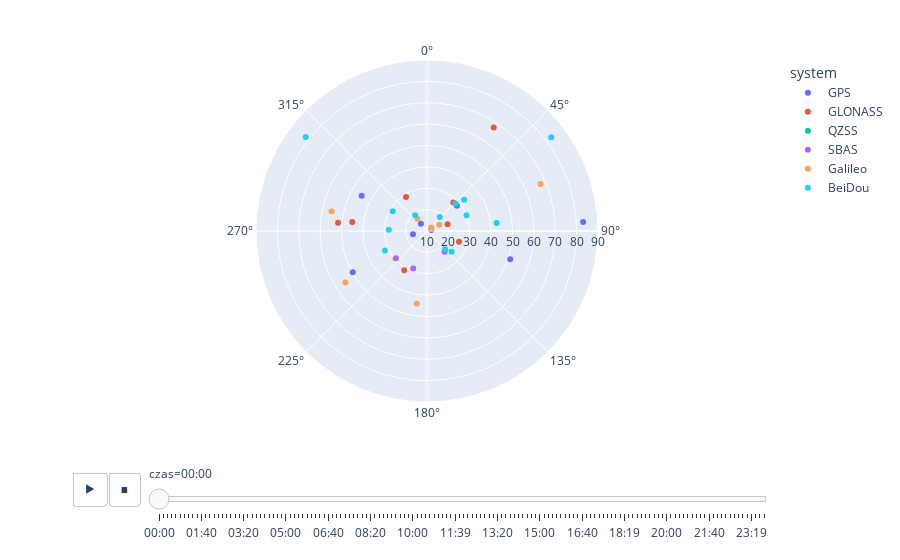

The cell this chart's notebook holds for it:
### Code cell
import plotly.express as px

print(sat_data['czas'])

fig = px.scatter_polar(
    df, r='elewacja', theta='azymut',
    color='system', animation_frame='czas', range_r=[maska, 90])

fig.show()

### Figure 1 — Plotly figure (JSON) as saved in the notebook; plotly's stock layout.template omitted (floating-point values rounded to 4 significant figures)
{"data": [{"hovertemplate": "system=GPS<br>czas=00:00<br>elewacja=%{r}<br>azymut=%{theta}<extra></extra>", "legendgroup": "GPS", "marker": {"color": "#636efa", "symbol": "circle"}, "mode": "markers", "name": "GPS", "r": [3.591, 51.1, 83.16, -39.36, 44.75, 3.598, -33.65, 49.7, -50.78, 14.41, -11.0, -49.44, -34.15, -71.77, -1.01, 6.982, -66.25, 16.76, -10.26, -7.228, -33.65, -76.49, -65.22, -3.064, 12.07, -39.91, 7.821, -14.49, -20.74, 28.31, -28.9], "showlegend": true, "subplot": "polar", "theta": [166.6, 108.7, 86.74, 293.3, 298.4, 190.7, 154.3, 241.0, 112.4, 319.6, 327.2, 239.6, 218.7, 252.7, 105.7, 235.5, 24.35, 256.8, 298.5, 160.8, 241.9, 114.7, 324.3, 353.9, 78.37, 120.1, 33.9, 19.28, 206.2, 49.82, 62.45], "type": "scatterpolar"}, {"hovertemplate": "system=GLONASS<br>czas=00:00<br>elewacja=%{r}<br>azymut=%{theta}<extra></extra>", "legendgroup": "GLONASS", "marker": {"color": "#EF553B", "symbol": "circle"}, "mode": "markers", "name": "GLONASS", "r": [20.13, 67.6, 45.26, 0.2518, -38.44, -78.7, -60.37, -26.11, -25.64, 0.1777, 28.16, 25.79, 1.95, -30.65, -50.77, -48.8, 31.22, 51.8, 28.63, -18.18, -52.54, -66.18, -44.14, -8.089], "showlegend": true, "subplot": "polar", "theta": [71.99, 32.83, 276.9, 261.5, 251.6, 202.9, 95.25, 81.44, 332.0, 358.6, 42.7, 108.4, 146.4, 183.0, 227.5, 288.1, 210.1, 275.3, 328.3, 358.2, 29.62, 99.34, 155.2, 180.3], "type": "scatterpolar"}, {"hovertemplate": "system=QZSS<br>czas=00:00<br>elewacja=%{r}<br>azymut=%{theta}<extra></extra>", "legendgroup": "QZSS", "marker": {"color": "#00cc96", "symbol": "circle"}, "mode": "markers", "name": "QZSS", "r": [-0.08246, -53.98, -19.71, -18.0], "showlegend": true, "subplot": "polar", "theta": [50.35, 78.66, 84.76, 77.15], "type": "scatterpolar"}, {"hovertemplate": "system=SBAS<br>czas=00:00<br>elewacja=%{r}<br>azymut=%{theta}<extra></extra>", "legendgroup": "SBAS", "marker": {"color": "#ab63fa", "symbol": "circle"}, "mode": "markers", "name": "SBAS", "r": [-13.61, -16.73, 29.36, -30.05, 22.72, 8.236, -49.08, -23.7, -43.68, 28.66, 7.681, -30.97], "showlegend": true, "subplot": "polar", "theta": [280.3, 299.7, 228.9, 65.84, 139.6, 112.8, 346.2, 294.9, 339.6, 200.2, 251.5, 301.3], "type": "scatterpolar"}, {"hovertemplate": "system=Galileo<br>czas=00:00<br>elewacja=%{r}<br>azymut=%{theta}<extra></extra>", "legendgroup": "Galileo", "marker": {"color": "#FFA15A", "symbol": "circle"}, "mode": "markers", "name": "Galileo", "r": [6.135, 16.43, -76.83, -27.25, 55.17, 67.46, -67.19, -42.89, -60.42, -25.5, 44.36, -18.52, 0.7788, -19.66, -33.51, -34.86, 3.189, 12.53, 55.57, -27.09, -10.52, -13.59, 17.32, -37.78, -68.2], "showlegend": true, "subplot": "polar", "theta": [97.92, 62.99, 249.7, 61.15, 237.7, 67.5, 58.04, 351.0, 9.749, 340.8, 188.1, 22.19, 160.4, 175.3, 242.4, 231.7, 2.661, 50.65, 281.6, 183.7, 141.2, 321.8, 321.7, 142.3, 99.21], "type": "scatterpolar"}, {"hovertemplate": "system=BeiDou<br>czas=00:00<br>elewacja=%{r}<br>azymut=%{theta}<extra></extra>", "legendgroup": "BeiDou", "marker": {"color": "#19d3f3", "symbol": "circle"}, "mode": "markers", "name": "BeiDou", "r": [-28.51, 8.409, -8.614, -36.02, 22.06, 32.68, -13.78, 19.21, -9.263, -74.89, 28.5, 81.83, 42.82, -17.63, 27.86, 5.038, -46.9, -23.72, -50.65, -49.83, -52.24, 3.365, -27.93, -7.809, -84.86, 0.5091, 31.67, -0.8747, 29.86, -33.87, 18.92, -24.3, -49.63, -55.96, -26.83, 28.51, -30.15, 25.02, -36.26, 82.82, -26.23, -25.26, 8.971, -8.73, -33.76], "showlegend": true, "subplot": "polar", "theta": [63.23, 111.6, 90.84, 48.57, 135.1, 50.03, 357.1, 322.9, 125.6, 257.4, 46.09, 307.8, 83.4, 268.3, 271.9, 22.26, 307.6, 351.1, 250.7, 119.5, 63.21, 194.8, 160.6, 88.57, 126.4, 343.3, 245.1, 169.0, 68.3, 123.8, 42.36, 85.33, 92.11, 264.5, 12.96, 299.8, 202.5, 130.0, 137.7, 52.96, 222.8, 66.52, 116.1, 90.68, 47.3], "type": "scatterpolar"}], "layout": {"legend": {"title": {"text": "system"}, "tracegroupgap": 0}, "margin": {"t": 60}, "polar": {"angularaxis": {"direction": "clockwise", "rotation": 90}, "domain": {"x": [0, 1], "y": [0, 1]}, "radialaxis": {"range": [10, 90]}}, "sliders": [{"active": 0, "currentvalue": {"prefix": "czas="}, "len": 0.9, "pad": {"b": 10, "t": 60}, "steps": [{"args": [["00:00"], {"frame": {"duration": 0, "redraw": true}, "fromcurrent": true, "mode": "immediate", "transition": {"duration": 0, "easing": "linear"}}], "label": "00:00", "method": "animate"}, {"args": [["00:10"], {"frame": {"duration": 0, "redraw": true}, "fromcurrent": true, "mode": "immediate", "transition": {"duration": 0, "easing": "linear"}}], "label": "00:10", "method": "animate"}, {"args": [["00:20"], {"frame": {"duration": 0, "redraw": true}, "fromcurrent": true, "mode": "immediate", "transition": {"duration": 0, "easing": "linear"}}], "label": "00:20", "method": "animate"}, {"args": [["00:30"], {"frame": {"duration": 0, "redraw": true}, "fromcurrent": true, "mode": "immediate", "transition": {"duration": 0, "easing": "linear"}}], "label": "00:30", "method": "animate"}, {"args": [["00:40"], {"frame": {"duration": 0, "redraw": true}, "fromcurrent": true, "mode": "immediate", "transition": {"duration": 0, "easing": "linear"}}], "label": "00:40", "method": "animate"}, {"args": [["00:50"], {"frame": {"duration": 0, "redraw": true}, "fromcurrent": true, "mode": "immediate", "transition": {"duration": 0, "easing": "linear"}}], "label": "00:50", "method": "animate"}, {"args": [["01:00"], {"frame": {"duration": 0, "redraw": true}, "fromcurrent": true, "mode": "immediate", "transition": {"duration": 0, "easing": "linear"}}], "label": "01:00", "method": "animate"}, {"args": [["01:10"], {"frame": {"duration": 0, "redraw": true}, "fromcurrent": true, "mode": "immediate", "transition": {"duration": 0, "easing": "linear"}}], "label": "01:10", "method": "animate"}, {"args": [["01:19"], {"frame": {"duration": 0, "redraw": true}, "fromcurrent": true, "mode": "immediate", "transition": {"duration": 0, "easing": "linear"}}], "label": "01:19", "method": "animate"}, {"args": [["01:30"], {"frame": {"duration": 0, "redraw": true}, "fromcurrent": true, "mode": "immediate", "transition": {"duration": 0, "easing": "linear"}}], "label": "01:30", "method": "animate"}, {"args": [["01:40"], {"frame": {"duration": 0, "redraw": true}, "fromcurrent": true, "mode": "immediate", "transition": {"duration": 0, "easing": "linear"}}], "label": "01:40", "method": "animate"}, {"args": [["01:49"], {"frame": {"duration": 0, "redraw": true}, "fromcurrent": true, "mode": "immediate", "transition": {"duration": 0, "easing": "linear"}}], "label": "01:49", "method": "animate"}, {"args": [["02:00"], {"frame": {"duration": 0, "redraw": true}, "fromcurrent": true, "mode": "immediate", "transition": {"duration": 0, "easing": "linear"}}], "label": "02:00", "method": "animate"}, {"args": [["02:09"], {"frame": {"duration": 0, "redraw": true}, "fromcurrent": true, "mode": "immediate", "transition": {"duration": 0, "easing": "linear"}}], "label": "02:09", "method": "animate"}, {"args": [["02:20"], {"frame": {"duration": 0, "redraw": true}, "fromcurrent": true, "mode": "immediate", "transition": {"duration": 0, "easing": "linear"}}], "label": "02:20", "method": "animate"}, {"args": [["02:30"], {"frame": {"duration": 0, "redraw": true}, "fromcurrent": true, "mode": "immediate", "transition": {"duration": 0, "easing": "linear"}}], "label": "02:30", "method": "animate"}, {"args": [["02:39"], {"frame": {"duration": 0, "redraw": true}, "fromcurrent": true, "mode": "immediate", "transition": {"duration": 0, "easing": "linear"}}], "label": "02:39", "method": "animate"}, {"args": [["02:50"], {"frame": {"duration": 0, "redraw": true}, "fromcurrent": true, "mode": "immediate", "transition": {"duration": 0, "easing": "linear"}}], "label": "02:50", "method": "animate"}, {"args": [["03:00"], {"frame": {"duration": 0, "redraw": true}, "fromcurrent": true, "mode": "immediate", "transition": {"duration": 0, "easing": "linear"}}], "label": "03:00", "method": "animate"}, {"args": [["03:09"], {"frame": {"duration": 0, "redraw": true}, "fromcurrent": true, "mode": "immediate", "transition": {"duration": 0, "easing": "linear"}}], "label": "03:09", "method": "animate"}, {"args": [["03:20"], {"frame": {"duration": 0, "redraw": true}, "fromcurrent": true, "mode": "immediate", "transition": {"duration": 0, "easing": "linear"}}], "label": "03:20", "method": "animate"}, {"args": [["03:30"], {"frame": {"duration": 0, "redraw": true}, "fromcurrent": true, "mode": "immediate", "transition": {"duration": 0, "easing": "linear"}}], "label": "03:30", "method": "animate"}, {"args": [["03:39"], {"frame": {"duration": 0, "redraw": true}, "fromcurrent": true, "mode": "immediate", "transition": {"duration": 0, "easing": "linear"}}], "label": "03:39", "method": "animate"}, {"args": [["03:50"], {"frame": {"duration": 0, "redraw": true}, "fromcurrent": true, "mode": "immediate", "transition": {"duration": 0, "easing": "linear"}}], "label": "03:50", "method": "animate"}, {"args": [["04:00"], {"frame": {"duration": 0, "redraw": true}, "fromcurrent": true, "mode": "immediate", "transition": {"duration": 0, "easing": "linear"}}], "label": "04:00", "method": "animate"}, {"args": [["04:10"], {"frame": {"duration": 0, "redraw": true}, "fromcurrent": true, "mode": "immediate", "transition": {"duration": 0, "easing": "linear"}}], "label": "04:10", "method": "animate"}, {"args": [["04:19"], {"frame": {"duration": 0, "redraw": true}, "fromcurrent": true, "mode": "immediate", "transition": {"duration": 0, "easing": "linear"}}], "label": "04:19", "method": "animate"}, {"args": [["04:30"], {"frame": {"duration": 0, "redraw": true}, "fromcurrent": true, "mode": "immediate", "transition": {"duration": 0, "easing": "linear"}}], "label": "04:30", "method": "animate"}, {"args": [["04:40"], {"frame": {"duration": 0, "redraw": true}, "fromcurrent": true, "mode": "immediate", "transition": {"duration": 0, "easing": "linear"}}], "label": "04:40", "method": "animate"}, {"args": [["04:49"], {"frame": {"duration": 0, "redraw": true}, "fromcurrent": true, "mode": "immediate", "transition": {"duration": 0, "easing": "linear"}}], "label": "04:49", "method": "animate"}, {"args": [["05:00"], {"frame": {"duration": 0, "redraw": true}, "fromcurrent": true, "mode": "immediate", "transition": {"duration": 0, "easing": "linear"}}], "label": "05:00", "method": "animate"}, {"args": [["05:10"], {"frame": {"duration": 0, "redraw": true}, "fromcurrent": true, "mode": "immediate", "transition": {"duration": 0, "easing": "linear"}}], "label": "05:10", "method": "animate"}, {"args": [["05:19"], {"frame": {"duration": 0, "redraw": true}, "fromcurrent": true, "mode": "immediate", "transition": {"duration": 0, "easing": "linear"}}], "label": "05:19", "method": "animate"}, {"args": [["05:30"], {"frame": {"duration": 0, "redraw": true}, "fromcurrent": true, "mode": "immediate", "transition": {"duration": 0, "easing": "linear"}}], "label": "05:30", "method": "animate"}, {"args": [["05:40"], {"frame": {"duration": 0, "redraw": true}, "fromcurrent": true, "mode": "immediate", "transition": {"duration": 0, "easing": "linear"}}], "label": "05:40", "method": "animate"}, {"args": [["05:49"], {"frame": {"duration": 0, "redraw": true}, "fromcurrent": true, "mode": "immediate", "transition": {"duration": 0, "easing": "linear"}}], "label": "05:49", "method": "animate"}, {"args": [["06:00"], {"frame": {"duration": 0, "redraw": true}, "fromcurrent": true, "mode": "immediate", "transition": {"duration": 0, "easing": "linear"}}], "label": "06:00", "method": "animate"}, {"args": [["06:10"], {"frame": {"duration": 0, "redraw": true}, "fromcurrent": true, "mode": "immediate", "transition": {"duration": 0, "easing": "linear"}}], "label": "06:10", "method": "animate"}, {"args": [["06:19"], {"frame": {"duration": 0, "redraw": true}, "fromcurrent": true, "mode": "immediate", "transition": {"duration": 0, "easing": "linear"}}], "label": "06:19", "method": "animate"}, {"args": [["06:30"], {"frame": {"duration": 0, "redraw": true}, "fromcurrent": true, "mode": "immediate", "transition": {"duration": 0, "easing": "linear"}}], "label": "06:30", "method": "animate"}, {"args": [["06:40"], {"frame": {"duration": 0, "redraw": true}, "fromcurrent": true, "mode": "immediate", "transition": {"duration": 0, "easing": "linear"}}], "label": "06:40", "method": "animate"}, {"args": [["06:49"], {"frame": {"duration": 0, "redraw": true}, "fromcurrent": true, "mode": "immediate", "transition": {"duration": 0, "easing": "linear"}}], "label": "06:49", "method": "animate"}, {"args": [["07:00"], {"frame": {"duration": 0, "redraw": true}, "fromcurrent": true, "mode": "immediate", "transition": {"duration": 0, "easing": "linear"}}], "label": "07:00", "method": "animate"}, {"args": [["07:10"], {"frame": {"duration": 0, "redraw": true}, "fromcurrent": true, "mode": "immediate", "transition": {"duration": 0, "easing": "linear"}}], "label": "07:10", "method": "animate"}, {"args": [["07:19"], {"frame": {"duration": 0, "redraw": true}, "fromcurrent": true, "mode": "immediate", "transition": {"duration": 0, "easing": "linear"}}], "label": "07:19", "method": "animate"}, {"args": [["07:30"], {"frame": {"duration": 0, "redraw": true}, "fromcurrent": true, "mode": "immediate", "transition": {"duration": 0, "easing": "linear"}}], "label": "07:30", "method": "animate"}, {"args": [["07:40"], {"frame": {"duration": 0, "redraw": true}, "fromcurrent": true, "mode": "immediate", "transition": {"duration": 0, "easing": "linear"}}], "label": "07:40", "method": "animate"}, {"args": [["07:49"], {"frame": {"duration": 0, "redraw": true}, "fromcurrent": true, "mode": "immediate", "transition": {"duration": 0, "easing": "linear"}}], "label": "07:49", "method": "animate"}, {"args": [["08:00"], {"frame": {"duration": 0, "redraw": true}, "fromcurrent": true, "mode": "immediate", "transition": {"duration": 0, "easing": "linear"}}], "label": "08:00", "method": "animate"}, {"args": [["08:09"], {"frame": {"duration": 0, "redraw": true}, "fromcurrent": true, "mode": "immediate", "transition": {"duration": 0, "easing": "linear"}}], "label": "08:09", "method": "animate"}, {"args": [["08:20"], {"frame": {"duration": 0, "redraw": true}, "fromcurrent": true, "mode": "immediate", "transition": {"duration": 0, "easing": "linear"}}], "label": "08:20", "method": "animate"}, {"args": [["08:30"], {"frame": {"duration": 0, "redraw": true}, "fromcurrent": true, "mode": "immediate", "transition": {"duration": 0, "easing": "linear"}}], "label": "08:30", "method": "animate"}, {"args": [["08:39"], {"frame": {"duration": 0, "redraw": true}, "fromcurrent": true, "mode": "immediate", "transition": {"duration": 0, "easing": "linear"}}], "label": "08:39", "method": "animate"}, {"args": [["08:50"], {"frame": {"duration": 0, "redraw": true}, "fromcurrent": true, "mode": "immediate", "transition": {"duration": 0, "easing": "linear"}}], "label": "08:50", "method": "animate"}, {"args": [["09:00"], {"frame": {"duration": 0, "redraw": true}, "fromcurrent": true, "mode": "immediate", "transition": {"duration": 0, "easing": "linear"}}], "label": "09:00", "method": "animate"}, {"args": [["09:09"], {"frame": {"duration": 0, "redraw": true}, "fromcurrent": true, "mode": "immediate", "transition": {"duration": 0, "easing": "linear"}}], "label": "09:09", "method": "animate"}, {"args": [["09:20"], {"frame": {"duration": 0, "redraw": true}, "fromcurrent": true, "mode": "immediate", "transition": {"duration": 0, "easing": "linear"}}], "label": "09:20", "method": "animate"}, {"args": [["09:30"], {"frame": {"duration": 0, "redraw": true}, "fromcurrent": true, "mode": "immediate", "transition": {"duration": 0, "easing": "linear"}}], "label": "09:30", "method": "animate"}, {"args": [["09:39"], {"frame": {"duration": 0, "redraw": true}, "fromcurrent": true, "mode": "immediate", "transition": {"duration": 0, "easing": "linear"}}], "label": "09:39", "method": "animate"}, {"args": [["09:50"], {"frame": {"duration": 0, "redraw": true}, "fromcurrent": true, "mode": "immediate", "transition": {"duration": 0, "easing": "linear"}}], "label": "09:50", "method": "animate"}, {"args": [["10:00"], {"frame": {"duration": 0, "redraw": true}, "fromcurrent": true, "mode": "immediate", "transition": {"duration": 0, "easing": "linear"}}], "label": "10:00", "method": "animate"}, {"args": [["10:09"], {"frame": {"duration": 0, "redraw": true}, "fromcurrent": true, "mode": "immediate", "transition": {"duration": 0, "easing": "linear"}}], "label": "10:09", "method": "animate"}, {"args": [["10:20"], {"frame": {"duration": 0, "redraw": true}, "fromcurrent": true, "mode": "immediate", "transition": {"duration": 0, "easing": "linear"}}], "label": "10:20", "method": "animate"}, {"args": [["10:30"], {"frame": {"duration": 0, "redraw": true}, "fromcurrent": true, "mode": "immediate", "transition": {"duration": 0, "easing": "linear"}}], "label": "10:30", "method": "animate"}, {"args": [["10:39"], {"frame": {"duration": 0, "redraw": true}, "fromcurrent": true, "mode": "immediate", "transition": {"duration": 0, "easing": "linear"}}], "label": "10:39", "method": "animate"}, {"args": [["10:50"], {"frame": {"duration": 0, "redraw": true}, "fromcurrent": true, "mode": "immediate", "transition": {"duration": 0, "easing": "linear"}}], "label": "10:50", "method": "animate"}, {"args": [["11:00"], {"frame": {"duration": 0, "redraw": true}, "fromcurrent": true, "mode": "immediate", "transition": {"duration": 0, "easing": "linear"}}], "label": "11:00", "method": "animate"}, {"args": [["11:09"], {"frame": {"duration": 0, "redraw": true}, "fromcurrent": true, "mode": "immediate", "transition": {"duration": 0, "easing": "linear"}}], "label": "11:09", "method": "animate"}, {"args": [["11:20"], {"frame": {"duration": 0, "redraw": true}, "fromcurrent": true, "mode": "immediate", "transition": {"duration": 0, "easing": "linear"}}], "label": "11:20", "method": "animate"}, {"args": [["11:30"], {"frame": {"duration": 0, "redraw": true}, "fromcurrent": true, "mode": "immediate", "transition": {"duration": 0, "easing": "linear"}}], "label": "11:30", "method": "animate"}, {"args": [["11:39"], {"frame": {"duration": 0, "redraw": true}, "fromcurrent": true, "mode": "immediate", "transition": {"duration": 0, "easing": "linear"}}], "label": "11:39", "method": "animate"}, {"args": [["11:50"], {"frame": {"duration": 0, "redraw": true}, "fromcurrent": true, "mode": "immediate", "transition": {"duration": 0, "easing": "linear"}}], "label": "11:50", "method": "animate"}, {"args": [["12:00"], {"frame": {"duration": 0, "redraw": true}, "fromcurrent": true, "mode": "immediate", "transition": {"duration": 0, "easing": "linear"}}], "label": "12:00", "method": "animate"}, {"args": [["12:09"], {"frame": {"duration": 0, "redraw": true}, "fromcurrent": true, "mode": "immediate", "transition": {"duration": 0, "easing": "linear"}}], "label": "12:09", "method": "animate"}, {"args": [["12:20"], {"frame": {"duration": 0, "redraw": true}, "fromcurrent": true, "mode": "immediate", "transition": {"duration": 0, "easing": "linear"}}], "label": "12:20", "method": "animate"}, {"args": [["12:30"], {"frame": {"duration": 0, "redraw": true}, "fromcurrent": true, "mode": "immediate", "transition": {"duration": 0, "easing": "linear"}}], "label": "12:30", "method": "animate"}, {"args": [["12:39"], {"frame": {"duration": 0, "redraw": true}, "fromcurrent": true, "mode": "immediate", "transition": {"duration": 0, "easing": "linear"}}], "label": "12:39", "method": "animate"}, {"args": [["12:50"], {"frame": {"duration": 0, "redraw": true}, "fromcurrent": true, "mode": "immediate", "transition": {"duration": 0, "easing": "linear"}}], "label": "12:50", "method": "animate"}, {"args": [["13:00"], {"frame": {"duration": 0, "redraw": true}, "fromcurrent": true, "mode": "immediate", "transition": {"duration": 0, "easing": "linear"}}], "label": "13:00", "method": "animate"}, {"args": [["13:09"], {"frame": {"duration": 0, "redraw": true}, "fromcurrent": true, "mode": "immediate", "transition": {"duration": 0, "easing": "linear"}}], "label": "13:09", "method": "animate"}, {"args": [["13:20"], {"frame": {"duration": 0, "redraw": true}, "fromcurrent": true, "mode": "immediate", "transition": {"duration": 0, "easing": "linear"}}], "label": "13:20", "method": "animate"}, {"args": [["13:30"], {"frame": {"duration": 0, "redraw": true}, "fromcurrent": true, "mode": "immediate", "transition": {"duration": 0, "easing": "linear"}}], "label": "13:30", "method": "animate"}, {"args": [["13:39"], {"frame": {"duration": 0, "redraw": true}, "fromcurrent": true, "mode": "immediate", "transition": {"duration": 0, "easing": "linear"}}], "label": "13:39", "method": "animate"}, {"args": [["13:50"], {"frame": {"duration": 0, "redraw": true}, "fromcurrent": true, "mode": "immediate", "transition": {"duration": 0, "easing": "linear"}}], "label": "13:50", "method": "animate"}, {"args": [["14:00"], {"frame": {"duration": 0, "redraw": true}, "fromcurrent": true, "mode": "immediate", "transition": {"duration": 0, "easing": "linear"}}], "label": "14:00", "method": "animate"}, {"args": [["14:09"], {"frame": {"duration": 0, "redraw": true}, "fromcurrent": true, "mode": "immediate", "transition": {"duration": 0, "easing": "linear"}}], "label": "14:09", "method": "animate"}, {"args": [["14:20"], {"frame": {"duration": 0, "redraw": true}, "fromcurrent": true, "mode": "immediate", "transition": {"duration": 0, "easing": "linear"}}], "label": "14:20", "method": "animate"}, {"args": [["14:30"], {"frame": {"duration": 0, "redraw": true}, "fromcurrent": true, "mode": "immediate", "transition": {"duration": 0, "easing": "linear"}}], "label": "14:30", "method": "animate"}, {"args": [["14:39"], {"frame": {"duration": 0, "redraw": true}, "fromcurrent": true, "mode": "immediate", "transition": {"duration": 0, "easing": "linear"}}], "label": "14:39", "method": "animate"}, {"args": [["14:50"], {"frame": {"duration": 0, "redraw": true}, "fromcurrent": true, "mode": "immediate", "transition": {"duration": 0, "easing": "linear"}}], "label": "14:50", "method": "animate"}, {"args": [["15:00"], {"frame": {"duration": 0, "redraw": true}, "fromcurrent": true, "mode": "immediate", "transition": {"duration": 0, "easing": "linear"}}], "label": "15:00", "method": "animate"}, {"args": [["15:09"], {"frame": {"duration": 0, "redraw": true}, "fromcurrent": true, "mode": "immediate", "transition": {"duration": 0, "easing": "linear"}}], "label": "15:09", "method": "animate"}, {"args": [["15:20"], {"frame": {"duration": 0, "redraw": true}, "fromcurrent": true, "mode": "immediate", "transition": {"duration": 0, "easing": "linear"}}], "label": "15:20", "method": "animate"}, {"args": [["15:30"], {"frame": {"duration": 0, "redraw": true}, "fromcurrent": true, "mode": "immediate", "transition": {"duration": 0, "easing": "linear"}}], "label": "15:30", "method": "animate"}, {"args": [["15:39"], {"frame": {"duration": 0, "redraw": true}, "fromcurrent": true, "mode": "immediate", "transition": {"duration": 0, "easing": "linear"}}], "label": "15:39", "method": "animate"}, {"args": [["15:50"], {"frame": {"duration": 0, "redraw": true}, "fromcurrent": true, "mode": "immediate", "transition": {"duration": 0, "easing": "linear"}}], "label": "15:50", "method": "animate"}, {"args": [["16:00"], {"frame": {"duration": 0, "redraw": true}, "fromcurrent": true, "mode": "immediate", "transition": {"duration": 0, "easing": "linear"}}], "label": "16:00", "method": "animate"}, {"args": [["16:10"], {"frame": {"duration": 0, "redraw": true}, "fromcurrent": true, "mode": "immediate", "transition": {"duration": 0, "easing": "linear"}}], "label": "16:10", "method": "animate"}, {"args": [["16:19"], {"frame": {"duration": 0, "redraw": true}, "fromcurrent": true, "mode": "immediate", "transition": {"duration": 0, "easing": "linear"}}], "label": "16:19", "method": "animate"}, {"args": [["16:30"], {"frame": {"duration": 0, "redraw": true}, "fromcurrent": true, "mode": "immediate", "transition": {"duration": 0, "easing": "linear"}}], "label": "16:30", "method": "animate"}, {"args": [["16:40"], {"frame": {"duration": 0, "redraw": true}, "fromcurrent": true, "mode": "immediate", "transition": {"duration": 0, "easing": "linear"}}], "label": "16:40", "method": "animate"}, {"args": [["16:49"], {"frame": {"duration": 0, "redraw": true}, "fromcurrent": true, "mode": "immediate", "transition": {"duration": 0, "easing": "linear"}}], "label": "16:49", "method": "animate"}, {"args": [["17:00"], {"frame": {"duration": 0, "redraw": true}, "fromcurrent": true, "mode": "immediate", "transition": {"duration": 0, "easing": "linear"}}], "label": "17:00", "method": "animate"}, {"args": [["17:10"], {"frame": {"duration": 0, "redraw": true}, "fromcurrent": true, "mode": "immediate", "transition": {"duration": 0, "easing": "linear"}}], "label": "17:10", "method": "animate"}, {"args": [["17:19"], {"frame": {"duration": 0, "redraw": true}, "fromcurrent": true, "mode": "immediate", "transition": {"duration": 0, "easing": "linear"}}], "label": "17:19", "method": "animate"}, {"args": [["17:30"], {"frame": {"duration": 0, "redraw": true}, "fromcurrent": true, "mode": "immediate", "transition": {"duration": 0, "easing": "linear"}}], "label": "17:30", "method": "animate"}, {"args": [["17:40"], {"frame": {"duration": 0, "redraw": true}, "fromcurrent": true, "mode": "immediate", "transition": {"duration": 0, "easing": "linear"}}], "label": "17:40", "method": "animate"}, {"args": [["17:49"], {"frame": {"duration": 0, "redraw": true}, "fromcurrent": true, "mode": "immediate", "transition": {"duration": 0, "easing": "linear"}}], "label": "17:49", "method": "animate"}, {"args": [["18:00"], {"frame": {"duration": 0, "redraw": true}, "fromcurrent": true, "mode": "immediate", "transition": {"duration": 0, "easing": "linear"}}], "label": "18:00", "method": "animate"}, {"args": [["18:10"], {"frame": {"duration": 0, "redraw": true}, "fromcurrent": true, "mode": "immediate", "transition": {"duration": 0, "easing": "linear"}}], "label": "18:10", "method": "animate"}, {"args": [["18:19"], {"frame": {"duration": 0, "redraw": true}, "fromcurrent": true, "mode": "immediate", "transition": {"duration": 0, "easing": "linear"}}], "label": "18:19", "method": "animate"}, {"args": [["18:30"], {"frame": {"duration": 0, "redraw": true}, "fromcurrent": true, "mode": "immediate", "transition": {"duration": 0, "easing": "linear"}}], "label": "18:30", "method": "animate"}, {"args": [["18:40"], {"frame": {"duration": 0, "redraw": true}, "fromcurrent": true, "mode": "immediate", "transition": {"duration": 0, "easing": "linear"}}], "label": "18:40", "method": "animate"}, {"args": [["18:49"], {"frame": {"duration": 0, "redraw": true}, "fromcurrent": true, "mode": "immediate", "transition": {"duration": 0, "easing": "linear"}}], "label": "18:49", "method": "animate"}, {"args": [["19:00"], {"frame": {"duration": 0, "redraw": true}, "fromcurrent": true, "mode": "immediate", "transition": {"duration": 0, "easing": "linear"}}], "label": "19:00", "method": "animate"}, {"args": [["19:10"], {"frame": {"duration": 0, "redraw": true}, "fromcurrent": true, "mode": "immediate", "transition": {"duration": 0, "easing": "linear"}}], "label": "19:10", "method": "animate"}, {"args": [["19:19"], {"frame": {"duration": 0, "redraw": true}, "fromcurrent": true, "mode": "immediate", "transition": {"duration": 0, "easing": "linear"}}], "label": "19:19", "method": "animate"}, {"args": [["19:30"], {"frame": {"duration": 0, "redraw": true}, "fromcurrent": true, "mode": "immediate", "transition": {"duration": 0, "easing": "linear"}}], "label": "19:30", "method": "animate"}, {"args": [["19:40"], {"frame": {"duration": 0, "redraw": true}, "fromcurrent": true, "mode": "immediate", "transition": {"duration": 0, "easing": "linear"}}], "label": "19:40", "method": "animate"}, {"args": [["19:49"], {"frame": {"duration": 0, "redraw": true}, "fromcurrent": true, "mode": "immediate", "transition": {"duration": 0, "easing": "linear"}}], "label": "19:49", "method": "animate"}, {"args": [["20:00"], {"frame": {"duration": 0, "redraw": true}, "fromcurrent": true, "mode": "immediate", "transition": {"duration": 0, "easing": "linear"}}], "label": "20:00", "method": "animate"}, {"args": [["20:10"], {"frame": {"duration": 0, "redraw": true}, "fromcurrent": true, "mode": "immediate", "transition": {"duration": 0, "easing": "linear"}}], "label": "20:10", "method": "animate"}, {"args": [["20:19"], {"frame": {"duration": 0, "redraw": true}, "fromcurrent": true, "mode": "immediate", "transition": {"duration": 0, "easing": "linear"}}], "label": "20:19", "method": "animate"}, {"args": [["20:30"], {"frame": {"duration": 0, "redraw": true}, "fromcurrent": true, "mode": "immediate", "transition": {"duration": 0, "easing": "linear"}}], "label": "20:30", "method": "animate"}, {"args": [["20:40"], {"frame": {"duration": 0, "redraw": true}, "fromcurrent": true, "mode": "immediate", "transition": {"duration": 0, "easing": "linear"}}], "label": "20:40", "method": "animate"}, {"args": [["20:49"], {"frame": {"duration": 0, "redraw": true}, "fromcurrent": true, "mode": "immediate", "transition": {"duration": 0, "easing": "linear"}}], "label": "20:49", "method": "animate"}, {"args": [["21:00"], {"frame": {"duration": 0, "redraw": true}, "fromcurrent": true, "mode": "immediate", "transition": {"duration": 0, "easing": "linear"}}], "label": "21:00", "method": "animate"}, {"args": [["21:10"], {"frame": {"duration": 0, "redraw": true}, "fromcurrent": true, "mode": "immediate", "transition": {"duration": 0, "easing": "linear"}}], "label": "21:10", "method": "animate"}, {"args": [["21:19"], {"frame": {"duration": 0, "redraw": true}, "fromcurrent": true, "mode": "immediate", "transition": {"duration": 0, "easing": "linear"}}], "label": "21:19", "method": "animate"}, {"args": [["21:30"], {"frame": {"duration": 0, "redraw": true}, "fromcurrent": true, "mode": "immediate", "transition": {"duration": 0, "easing": "linear"}}], "label": "21:30", "method": "animate"}, {"args": [["21:40"], {"frame": {"duration": 0, "redraw": true}, "fromcurrent": true, "mode": "immediate", "transition": {"duration": 0, "easing": "linear"}}], "label": "21:40", "method": "animate"}, {"args": [["21:49"], {"frame": {"duration": 0, "redraw": true}, "fromcurrent": true, "mode": "immediate", "transition": {"duration": 0, "easing": "linear"}}], "label": "21:49", "method": "animate"}, {"args": [["22:00"], {"frame": {"duration": 0, "redraw": true}, "fromcurrent": true, "mode": "immediate", "transition": {"duration": 0, "easing": "linear"}}], "label": "22:00", "method": "animate"}, {"args": [["22:10"], {"frame": {"duration": 0, "redraw": true}, "fromcurrent": true, "mode": "immediate", "transition": {"duration": 0, "easing": "linear"}}], "label": "22:10", "method": "animate"}, {"args": [["22:19"], {"frame": {"duration": 0, "redraw": true}, "fromcurrent": true, "mode": "immediate", "transition": {"duration": 0, "easing": "linear"}}], "label": "22:19", "method": "animate"}, {"args": [["22:30"], {"frame": {"duration": 0, "redraw": true}, "fromcurrent": true, "mode": "immediate", "transition": {"duration": 0, "easing": "linear"}}], "label": "22:30", "method": "animate"}, {"args": [["22:40"], {"frame": {"duration": 0, "redraw": true}, "fromcurrent": true, "mode": "immediate", "transition": {"duration": 0, "easing": "linear"}}], "label": "22:40", "method": "animate"}, {"args": [["22:49"], {"frame": {"duration": 0, "redraw": true}, "fromcurrent": true, "mode": "immediate", "transition": {"duration": 0, "easing": "linear"}}], "label": "22:49", "method": "animate"}, {"args": [["23:00"], {"frame": {"duration": 0, "redraw": true}, "fromcurrent": true, "mode": "immediate", "transition": {"duration": 0, "easing": "linear"}}], "label": "23:00", "method": "animate"}, {"args": [["23:10"], {"frame": {"duration": 0, "redraw": true}, "fromcurrent": true, "mode": "immediate", "transition": {"duration": 0, "easing": "linear"}}], "label": "23:10", "method": "animate"}, {"args": [["23:19"], {"frame": {"duration": 0, "redraw": true}, "fromcurrent": true, "mode": "immediate", "transition": {"duration": 0, "easing": "linear"}}], "label": "23:19", "method": "animate"}, {"args": [["23:30"], {"frame": {"duration": 0, "redraw": true}, "fromcurrent": true, "mode": "immediate", "transition": {"duration": 0, "easing": "linear"}}], "label": "23:30", "method": "animate"}, {"args": [["23:40"], {"frame": {"duration": 0, "redraw": true}, "fromcurrent": true, "mode": "immediate", "transition": {"duration": 0, "easing": "linear"}}], "label": "23:40", "method": "animate"}, {"args": [["23:49"], {"frame": {"duration": 0, "redraw": true}, "fromcurrent": true, "mode": "immediate", "transition": {"duration": 0, "easing": "linear"}}], "label": "23:49", "method": "animate"}], "x": 0.1, "xanchor": "left", "y": 0, "yanchor": "top"}], "updatemenus": [{"buttons": [{"args": [null, {"frame": {"duration": 500, "redraw": true}, "fromcurrent": true, "mode": "immediate", "transition": {"duration": 500, "easing": "linear"}}], "label": "&#9654;", "method": "animate"}, {"args": [[null], {"frame": {"duration": 0, "redraw": true}, "fromcurrent": true, "mode": "immediate", "transition": {"duration": 0, "easing": "linear"}}], "label": "&#9724;", "method": "animate"}], "direction": "left", "pad": {"r": 10, "t": 70}, "showactive": false, "type": "buttons", "x": 0.1, "xanchor": "right", "y": 0, "yanchor": "top"}]}}
